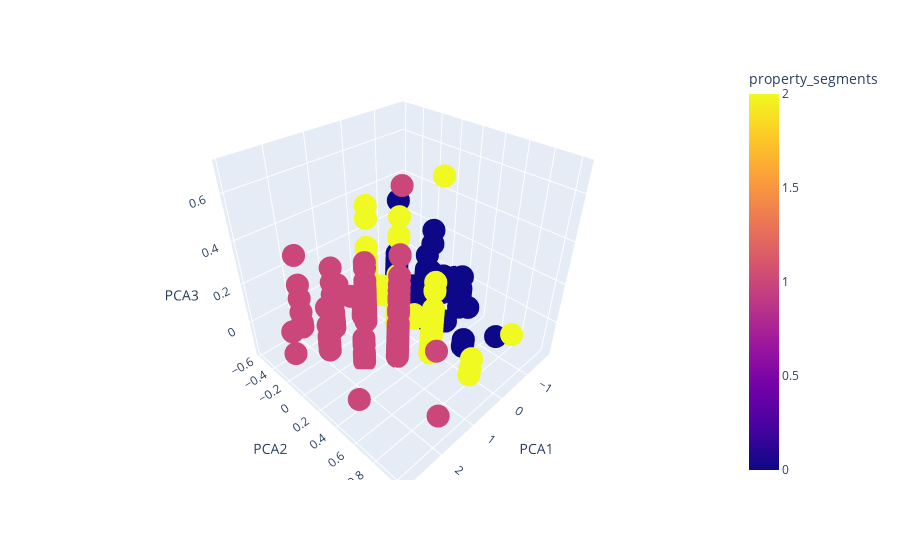

Notebook source saved alongside this figure:
### Code cell
# Plot the clusters
# propertyChi_pca_predictions_df.hvplot.scatter(
#     x="PCA1",
#     y="PCA2",
#     by="property_segments"
# )

import plotly.express as px

fig = px.scatter_3d(propertyChi_pca_predictions_df, x='PCA1', y='PCA2', z='PCA3',
              color='property_segments')
fig.show()

### Figure 1 — Plotly figure (JSON) as saved in the notebook; plotly's stock layout.template omitted (floating-point values rounded to 4 significant figures; data arrays with more than 128 entries replaced by an {"elided": "..."} marker saying what was removed)
{"data": [{"hovertemplate": "PCA1=%{x}<br>PCA2=%{y}<br>PCA3=%{z}<br>property_segments=%{marker.color}<extra></extra>", "legendgroup": "", "marker": {"color": {"elided": "599 int values"}, "coloraxis": "coloraxis", "symbol": "circle"}, "mode": "markers", "name": "", "scene": "scene", "showlegend": false, "type": "scatter3d", "x": {"elided": "599 float values"}, "y": {"elided": "599 float values"}, "z": {"elided": "599 float values"}}], "layout": {"coloraxis": {"colorbar": {"title": {"text": "property_segments"}}, "colorscale": [[0, "#0d0887"], [0.1111, "#46039f"], [0.2222, "#7201a8"], [0.3333, "#9c179e"], [0.4444, "#bd3786"], [0.5556, "#d8576b"], [0.6667, "#ed7953"], [0.7778, "#fb9f3a"], [0.8889, "#fdca26"], [1, "#f0f921"]]}, "legend": {"tracegroupgap": 0}, "margin": {"t": 60}, "scene": {"domain": {"x": [0, 1], "y": [0, 1]}, "xaxis": {"title": {"text": "PCA1"}}, "yaxis": {"title": {"text": "PCA2"}}, "zaxis": {"title": {"text": "PCA3"}}}}}
